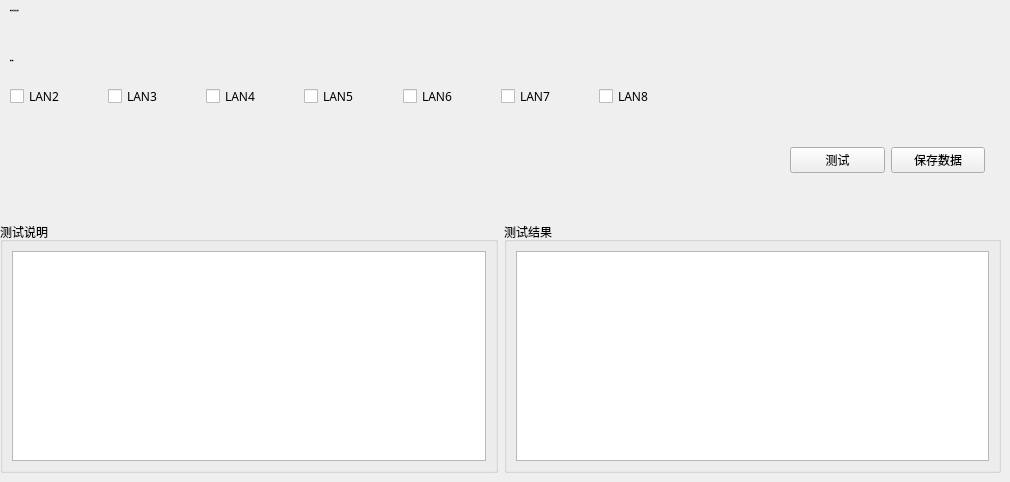
        <widget class="QWidget" name="testexecute_page3">
         <widget class="QLabel" name="testexecute_page3_label_2">
          <property name="geometry">
           <rect>
            <x>10</x>
            <y>0</y>
            <width>153</width>
            <height>21</height>
           </rect>
          </property>
          <property name="font">
           <font>
            <family>Microsoft YaHei</family>
            <pointsize>-1</pointsize>
            <weight>75</weight>
            <bold>true</bold>
           </font>
          </property>
          <property name="text">
           <string>网络协议转换板测试</string>
          </property>
         </widget>
         <widget class="QLabel" name="testexecute_page3_label_3">
          <property name="geometry">
           <rect>
            <x>10</x>
            <y>50</y>
            <width>153</width>
            <height>21</height>
           </rect>
          </property>
          <property name="font">
           <font>
            <family>Microsoft YaHei</family>
            <pointsize>-1</pointsize>
            <weight>75</weight>
            <bold>true</bold>
           </font>
          </property>
          <property name="text">
           <string>测试端口</string>
          </property>
         </widget>
         <widget class="QWidget" name="">
          <property name="geometry">
           <rect>
            <x>10</x>
            <y>80</y>
            <width>681</width>
            <height>33</height>
           </rect>
          </property>
          <layout class="QGridLayout" name="gridLayout_8">
           <item row="0" column="0">
            <widget class="QCheckBox" name="testexecute_page3_checkBox_lan2">
             <property name="font">
              <font>
               <family>Microsoft YaHei</family>
               <pointsize>9</pointsize>
              </font>
             </property>
             <property name="text">
              <string>LAN2</string>
             </property>
            </widget>
           </item>
           <item row="0" column="1">
            <widget class="QCheckBox" name="testexecute_page3_checkBox_lan3">
             <property name="font">
              <font>
               <family>Microsoft YaHei</family>
               <pointsize>9</pointsize>
              </font>
             </property>
             <property name="text">
              <string>LAN3</string>
             </property>
            </widget>
           </item>
           <item row="0" column="2">
            <widget class="QCheckBox" name="testexecute_page3_checkBox_lan4">
             <property name="font">
              <font>
               <family>Microsoft YaHei</family>
               <pointsize>9</pointsize>
              </font>
             </property>
             <property name="text">
              <string>LAN4</string>
             </property>
            </widget>
           </item>
           <item row="0" column="3">
            <widget class="QCheckBox" name="testexecute_page3_checkBox_lan5">
             <property name="font">
              <font>
               <family>Microsoft YaHei</family>
               <pointsize>9</pointsize>
              </font>
             </property>
             <property name="text">
              <string>LAN5</string>
             </property>
            </widget>
           </item>
           <item row="0" column="4">
            <widget class="QCheckBox" name="testexecute_page3_checkBox_lan6">
             <property name="font">
              <font>
               <family>Microsoft YaHei</family>
               <pointsize>9</pointsize>
              </font>
             </property>
             <property name="text">
              <string>LAN6</string>
             </property>
            </widget>
           </item>
           <item row="0" column="5">
            <widget class="QCheckBox" name="testexecute_page3_checkBox_lan7">
             <property name="font">
              <font>
               <family>Microsoft YaHei</family>
               <pointsize>9</pointsize>
              </font>
             </property>
             <property name="text">
              <string>LAN7</string>
             </property>
            </widget>
           </item>
           <item row="0" column="6">
            <widget class="QCheckBox" name="testexecute_page3_checkBox_lan8">
             <property name="font">
              <font>
               <family>Microsoft YaHei</family>
               <pointsize>9</pointsize>
              </font>
             </property>
             <property name="text">
              <string>LAN8</string>
             </property>
            </widget>
           </item>
          </layout>
         </widget>
         <widget class="QWidget" name="">
          <property name="geometry">
           <rect>
            <x>0</x>
            <y>222</y>
            <width>1001</width>
            <height>251</height>
           </rect>
          </property>
          <layout class="QGridLayout" name="gridLayout_4">
           <item row="0" column="0">
            <widget class="QGroupBox" name="groupBox">
             <property name="title">
              <string>测试说明</string>
             </property>
             <layout class="QGridLayout" name="gridLayout_2">
              <item row="0" column="0">
               <widget class="QTextBrowser" name="testexecute_page3_textBrowser_guide"/>
              </item>
             </layout>
            </widget>
           </item>
           <item row="0" column="1">
            <widget class="QGroupBox" name="groupBox_2">
             <property name="title">
              <string>测试结果</string>
             </property>
             <layout class="QGridLayout" name="gridLayout_3">
              <item row="0" column="0">
               <widget class="QTextBrowser" name="testexecute_page3_textBrowser_log"/>
              </item>
             </layout>
            </widget>
           </item>
          </layout>
         </widget>
         <widget class="QWidget" name="">
          <property name="geometry">
           <rect>
            <x>790</x>
            <y>140</y>
            <width>195</width>
            <height>41</height>
           </rect>
          </property>
          <layout class="QGridLayout" name="gridLayout_9">
           <item row="0" column="0">
            <widget class="QPushButton" name="testexecute_page3_pushButton_execute">
             <property name="text">
              <string>测试</string>
             </property>
            </widget>
           </item>
           <item row="0" column="1">
            <widget class="QPushButton" name="testexecute_page3_pushButton_savedata">
             <property name="text">
              <string>保存数据</string>
             </property>
            </widget>
           </item>
          </layout>
         </widget>
        </widget>
